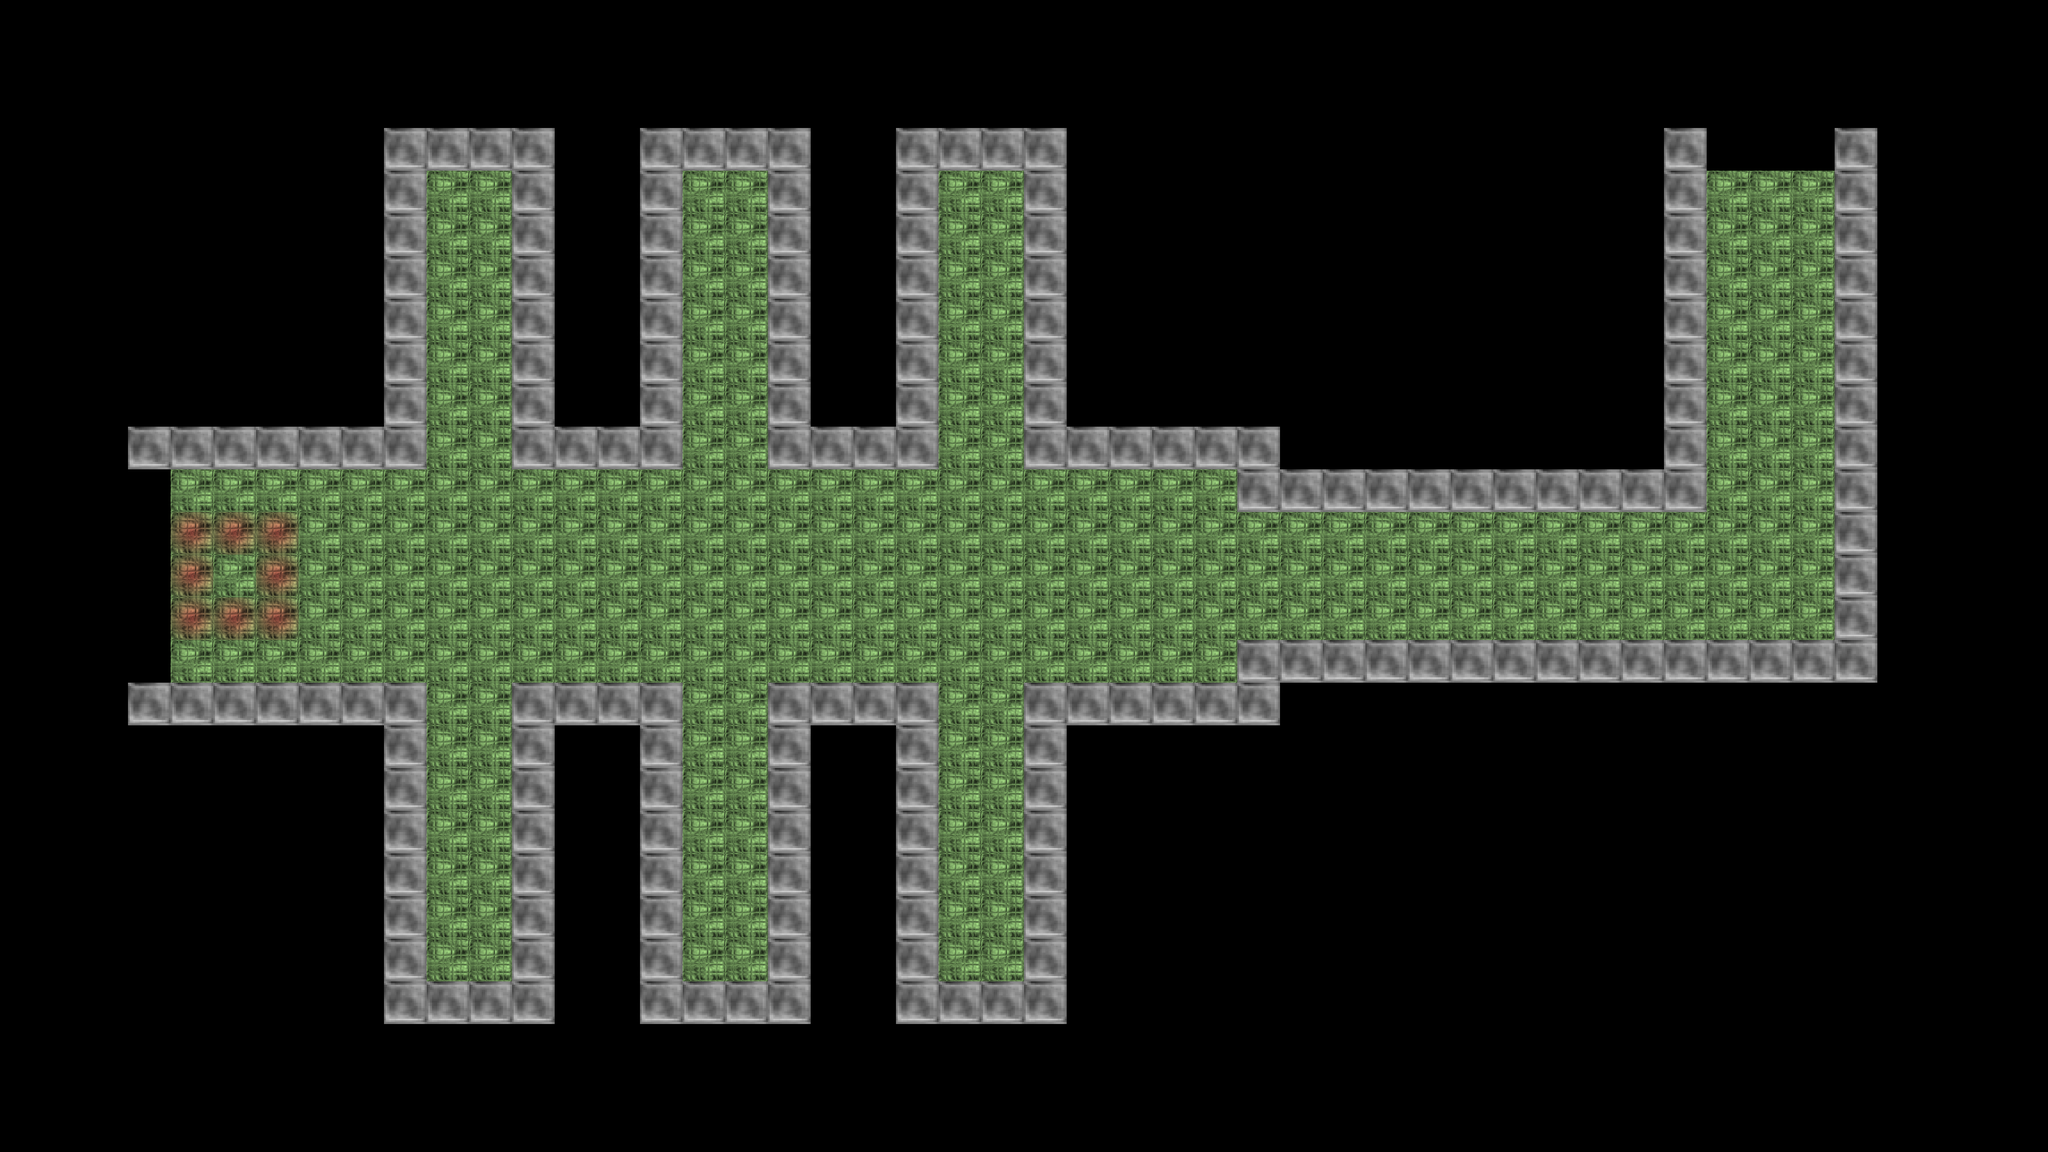

This is a level from a 2D game, rendered from its Tiled map with the project's own tilesets. A one-line summary and the map file follow, with tile-layer data summarised:
An orthogonal 48x27 tile map with 128x128 px tiles, 2 tile layers (Ground, Wall), 3 tilesets and 2 objects.

<map version="1.0" orientation="orthogonal" renderorder="right-down" width="48" height="27" tilewidth="128" tileheight="128" nextobjectid="13">
 <properties>
  <property name="Gold" value="4" />
  <property name="Time" value="30000" />
  <property name="Title" value="The Hero Steals Everything" />
  <property name="Villain" value="4" />
 </properties>
 <tileset firstgid="1" name="tile_sheet" tilewidth="128" tileheight="128" tilecount="64">
  <image source="../Resources/Images/tile_sheet.png" width="1024" height="1024" />
 </tileset>
 <tileset firstgid="65" name="wall" tilewidth="128" tileheight="128" tilecount="1">
  <image source="../Resources/Images/wall.png" width="128" height="128" />
 </tileset>
 <tileset firstgid="66" name="heroph" tilewidth="128" tileheight="128" tilecount="4">
  <image source="../Resources/Images/heroph.png" width="256" height="256" />
 </tileset>
 <layer name="Ground" width="48" height="27">
  <properties>
   <property name="Type" value="Ground" />
  </properties>
  <data>[1296 cells, 275 non-empty, 2 distinct tile ids]</data>
 </layer>
 <layer name="Wall" width="48" height="27">
  <properties>
   <property name="Type" value="Wall" />
  </properties>
  <data>[1296 cells, 184 non-empty, 1 distinct tile ids]</data>
 </layer>
 <objectgroup name="Hero">
  <properties>
   <property name="Type" value="Hero" />
  </properties>
  <object id="6" gid="66" x="640" y="1792" width="128" height="128" />
 </objectgroup>
 <objectgroup name="End">
  <properties>
   <property name="Type" value="End" />
  </properties>
  <object id="12" gid="67" x="5248" y="768" width="128" height="128" />
 </objectgroup>
</map>
